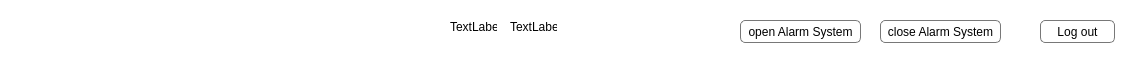
     <widget class="QStackedWidget" name="TopBarreSTCK">
      <property name="geometry">
       <rect>
        <x>230</x>
        <y>0</y>
        <width>1136</width>
        <height>58</height>
       </rect>
      </property>
      <property name="styleSheet">
       <string notr="true">background-color:#FFFFFF;
</string>
      </property>
      <property name="frameShadow">
       <enum>QFrame::Plain</enum>
      </property>
      <widget class="QWidget" name="page_8">
       <widget class="QPushButton" name="open">
        <property name="geometry">
         <rect>
          <x>740</x>
          <y>20</y>
          <width>121</width>
          <height>23</height>
         </rect>
        </property>
        <property name="styleSheet">
         <string notr="true">#open{border-radius: 5px;
background-color:transparent;
color:black;
border: 0.5px solid #787878;}
#open:hover
{
font-weight:bold;

}</string>
        </property>
        <property name="text">
         <string>open Alarm System</string>
        </property>
       </widget>
       <widget class="QPushButton" name="close">
        <property name="geometry">
         <rect>
          <x>880</x>
          <y>20</y>
          <width>121</width>
          <height>23</height>
         </rect>
        </property>
        <property name="styleSheet">
         <string notr="true">#close{border-radius: 5px;
background-color:transparent;
color:black;
border: 0.5px solid #787878;}
#close:hover
{
font-weight:bold;

}</string>
        </property>
        <property name="text">
         <string>close Alarm System</string>
        </property>
       </widget>
       <widget class="QLabel" name="test_off">
        <property name="geometry">
         <rect>
          <x>450</x>
          <y>20</y>
          <width>47</width>
          <height>14</height>
         </rect>
        </property>
        <property name="text">
         <string>TextLabel</string>
        </property>
       </widget>
       <widget class="QLabel" name="test_on">
        <property name="geometry">
         <rect>
          <x>510</x>
          <y>20</y>
          <width>47</width>
          <height>14</height>
         </rect>
        </property>
        <property name="text">
         <string>TextLabel</string>
        </property>
       </widget>
       <widget class="QPushButton" name="logout">
        <property name="geometry">
         <rect>
          <x>1040</x>
          <y>20</y>
          <width>75</width>
          <height>23</height>
         </rect>
        </property>
        <property name="styleSheet">
         <string notr="true">#logout{border-radius: 5px;
background-color:transparent;
color:black;
border: 0.5px solid #787878;}
#logout:hover
{
font-weight:bold;

}</string>
        </property>
        <property name="text">
         <string>Log out</string>
        </property>
       </widget>
      </widget>
      <widget class="QWidget" name="page_9"/>
     </widget>
